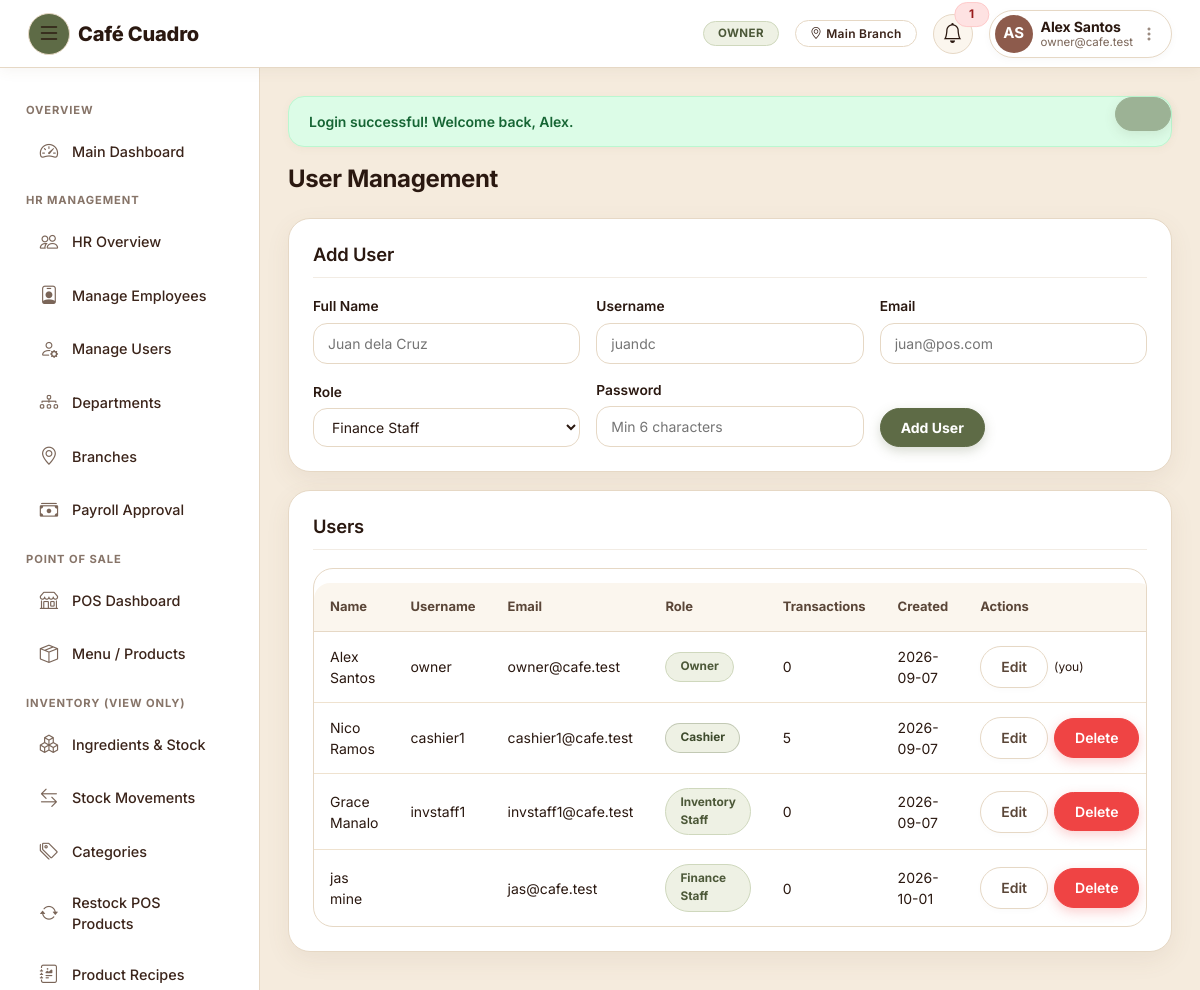
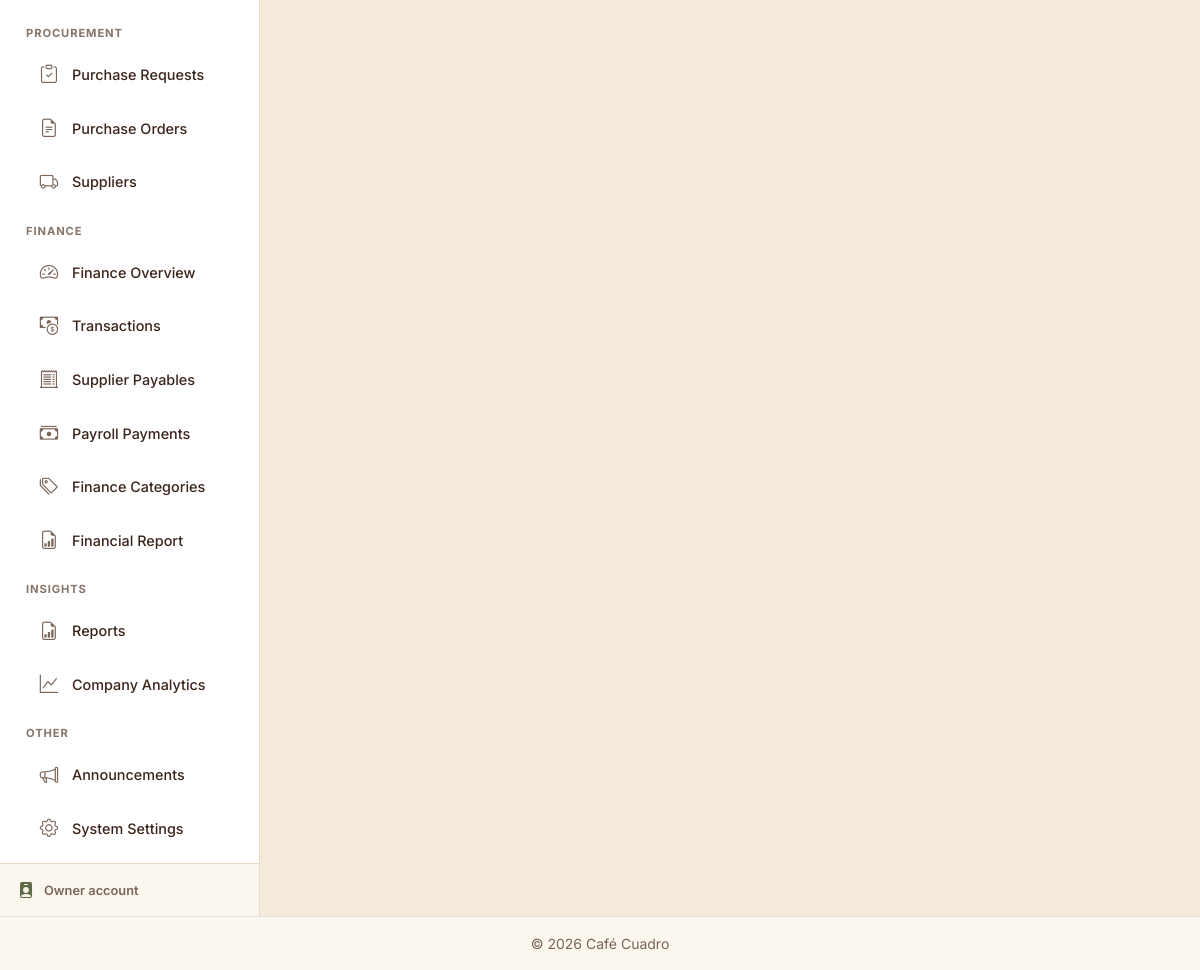
Page /pos/user_management.php (signed in) on the committed database (2 pictures, top to bottom).
### tables this page shows
CREATE TABLE `branches` (
  `branch_id` int(11) NOT NULL,
  `branch_name` varchar(100) NOT NULL,
  `address` varchar(255) DEFAULT NULL,
  `contact_number` varchar(30) DEFAULT NULL,
  `latitude` decimal(10,7) DEFAULT NULL,
  `longitude` decimal(10,7) DEFAULT NULL,
  `status` enum('ACTIVE','INACTIVE') NOT NULL DEFAULT 'ACTIVE',
  `created_at` timestamp NOT NULL DEFAULT current_timestamp()
);

CREATE TABLE `users` (
  `user_id` int(11) NOT NULL,
  `role_id` int(11) NOT NULL,
  `username` varchar(50) DEFAULT NULL,
  `email` varchar(150) NOT NULL,
  `password_hash` varchar(255) NOT NULL,
  `first_name` varchar(100) NOT NULL,
  `last_name` varchar(100) NOT NULL DEFAULT '',
  `phone` varchar(30) DEFAULT NULL,
  `status` enum('ACTIVE','INACTIVE','SUSPENDED') NOT NULL DEFAULT 'ACTIVE',
  `profile_photo` varchar(255) DEFAULT NULL,
  `last_login` datetime DEFAULT NULL,
  `reset_token` varchar(255) DEFAULT NULL,
  `token_expires_at` timestamp NULL DEFAULT NULL,
  `created_at` timestamp NOT NULL DEFAULT current_timestamp(),
  `updated_at` timestamp NOT NULL DEFAULT current_timestamp() ON UPDATE current_timestamp()
);

CREATE TABLE `roles` (
  `role_id` int(11) NOT NULL,
  `role_code` varchar(30) NOT NULL,
  `role_name` varchar(60) NOT NULL,
  `description` varchar(255) DEFAULT NULL,
  `created_at` timestamp NOT NULL DEFAULT current_timestamp()
);

### includes/auth.php (called while the page is built, shortened)
<?php
function isLoggedIn(): bool {
    return isset($_SESSION['user_id']) && isset($_SESSION['role_id']);
}
function currentRoleId() {
    return $_SESSION['role_id'] ?? null;
}
function currentRoleName(): string {
    $names = ROLE_NAMES;
    return $names[currentRoleId()] ?? 'Guest';
}
function currentBranchId() {
    if (!empty($_SESSION['branch_id'])) {
        return (int)$_SESSION['branch_id'];
    }
    return 1;
}
function currentBranchName() {
    global $pdo;
    $branchId = currentBranchId();
    if ($branchId && isset($pdo) && $pdo instanceof PDO) {
        static $cache = [];
        if (!array_key_exists($branchId, $cache)) {
            $stmt = $pdo->prepare("SELECT branch_name FROM branches WHERE branch_id = ?");
            $stmt->execute([$branchId]);
            $cache[$branchId] = $stmt->fetchColumn() ?: null;
        }
        if ($cache[$branchId] !== null) {
            return $cache[$branchId];
        }
    }
    return $_SESSION['branch_name'] ?? null;
}

### pos/app.php (called while the page is built, shortened)
<?php
require_once __DIR__ . '/../includes/auth.php';
require_once __DIR__ . '/../includes/functions.php';
function h($value) {
    return htmlspecialchars((string) $value, ENT_QUOTES, 'UTF-8');
}

### pos/user_management.php (the view, shortened to what this page needs)
<?php
require 'database.php';
require 'app.php';
$edit_user   = null;
try {
    $roleFilter = implode(',', [ROLE_CASHIER, ROLE_INVENTORY_STAFF, ROLE_FINANCE_STAFF, ROLE_OWNER]);
    $users = $conn->query("SELECT u.user_id AS id, u.username, u.email, CONCAT(u.first_name, ' ', u.last_name) AS full_name, u.role_id, r.role_name, u.created_at, COUNT(t.id) AS txn_count FROM users u JOIN roles r ON r.role_id = u.role_id LEFT JOIN transactions t ON t.user_id = u.user_id WHERE u.role_id IN ($roleFilter) GROUP BY u.user_id ORDER BY u.role_id, full_name")->fetchAll(PDO::FETCH_ASSOC);
} catch (PDOException $e) {
    $users   = [];
    $message = "<div class='alert error'>Database retrieval failure. Could not load users.</div>";
}
require_once __DIR__ . '/../includes/header.php';
?>
<link rel="stylesheet" href="<?= BASE_URL ?>assets/shared/pos-legacy.css">
<div class="mb-4">
    <h1 class="h4 fw-bold mb-1">User Management</h1>
</div>
<section class="panel">
    <h2><?= $edit_user ? 'Edit User' : 'Add User' ?></h2>
    <form method="POST" class="form-grid">
        <div>
            <label for="full_name">Full Name</label>
            <input id="full_name" name="full_name" value="<?= h($edit_user['full_name'] ?? '') ?>" required placeholder="Juan dela Cruz">
        </div>
        <div>
            <label for="username">Username</label>
            <input id="username" name="username" value="<?= h($edit_user['username'] ?? '') ?>" required placeholder="juandc">
        </div>
        <div>
            <label for="email">Email</label>
            <input id="email" name="email" type="email" value="<?= h($edit_user['email'] ?? '') ?>" required placeholder="juan@pos.com">
        </div>
        <div>
            <label for="role_id">Role</label>
            <select id="role_id" name="role_id">
                <option value="<?= ROLE_FINANCE_STAFF ?>" <?= (($edit_user['role_id'] ?? ROLE_FINANCE_STAFF) == ROLE_FINANCE_STAFF) ? 'selected' : '' ?>>Finance Staff</option>
            </select>
        </div>
        <div>
            <label for="password">Password <?= $edit_user ? '(leave blank to keep current)' : '' ?></label>
            <input id="password" name="password" type="password" placeholder="<?= $edit_user ? 'Leave blank to keep' : 'Min 6 characters' ?>" <?= $edit_user ? '' : 'required' ?> minlength="6">
        </div>
        <div style="display:flex; gap:8px; align-items:flex-end;">
            <button type="submit"><?= $edit_user ? 'Save Changes' : 'Add User' ?></button>
        </div>
    </form>
</section>
<section class="panel" style="margin-top:18px;">
    <h2>Users</h2>
    <table>
        <thead>
            <tr><th>Name</th><th>Username</th><th>Email</th><th>Role</th><th>Transactions</th><th>Created</th><th>Actions</th></tr>
        </thead>
        <tbody>
        <?php foreach ($users as $user): ?>
            <tr>
                <td><?= h($user['full_name']) ?></td>
                <td><?= h($user['username']) ?></td>
                <td><?= h($user['email']) ?></td>
                <td>
                    <span class="<?= $user['role_id'] == ROLE_CASHIER ? 'badge-role-cashier' : 'badge-role-admin' ?>">
                        <?= h($user['role_name']) ?>
                    </span>
                </td>
                <td><?= h($user['txn_count']) ?></td>
                <td><?= h(substr($user['created_at'], 0, 10)) ?></td>
                <td>
                    <div class="actions">
                        <a class="button secondary" href="<?= BASE_URL ?>pos/users?edit=<?= h($user['id']) ?>">Edit</a>
                        <?php if ($user['id'] !== (int) $_SESSION['user_id']): ?>
                            <form method="POST" onsubmit="return confirm('Delete user <?= h(addslashes($user['full_name'])) ?>? This cannot be undone.');">
                                <button class="danger" type="submit">Delete</button>
                            </form>
                        <?php else: ?>
                            <span class="muted" style="font-size:12px;">(you)</span>
                        <?php endif; ?>
                    </div>
                </td>
            </tr>
        <?php endforeach; ?>
        </tbody>
    </table>
</section>
<?php require_once __DIR__ . '/../includes/footer.php'; ?>

### includes/header.php (shortened to what this page needs)
<?php
$esc = function_exists('e') ? 'e' : 'clean';
$isOwnerTheme           = currentRoleId() == ROLE_OWNER;
$isEmployeeTheme        = currentRoleId() == ROLE_EMPLOYEE;
$isEmployeeManagerTheme = currentRoleId() == ROLE_EMPLOYEE_MANAGER;
$isHrManagerTheme       = currentRoleId() == ROLE_HR_MANAGER;
$isHrStaffTheme         = currentRoleId() == ROLE_HR_STAFF;
$isCafeTheme            = in_array(currentRoleId(), [ROLE_CASHIER, ROLE_INVENTORY_STAFF, ROLE_FINANCE_STAFF], true);
?>
<!DOCTYPE html>
<html lang="en">
<head>
<link rel="stylesheet" href="https://cdn.jsdelivr.net/npm/bootstrap@5.3.3/dist/css/bootstrap.min.css">
<link rel="stylesheet" href="https://cdn.jsdelivr.net/npm/bootstrap-icons@1.11.3/font/bootstrap-icons.css">
<link rel="stylesheet" href="<?= BASE_URL ?>assets/hrms/css/style.css?v=<?= ASSET_VER ?>">
<link rel="stylesheet" href="<?= BASE_URL ?>assets/inv/css/style.css?v=<?= ASSET_VER ?>">
<link rel="stylesheet" href="<?= BASE_URL ?>assets/shared/unified.css?v=<?= ASSET_VER ?>">
<link rel="stylesheet" href="<?= BASE_URL ?>assets/shared/responsive.css?v=<?= ASSET_VER ?>">
<link rel="stylesheet" href="<?= BASE_URL ?>assets/shared/roast-app.css?v=<?= ASSET_VER ?>">
</head>
<body class="unified-theme <?= $isOwnerTheme ? 'owner-theme' : ($isEmployeeTheme ? 'employee-theme' : ($isEmployeeManagerTheme ? 'employee-manager-theme' : ($isHrManagerTheme ? 'hr-manager-theme' : ($isHrStaffTheme ? 'hr-staff-theme' : ($isCafeTheme ? 'cafe-theme' : ''))))) ?>">
<nav class="navbar navbar-expand-lg app-navbar">
  <div class="container-fluid">
    <button class="btn btn-link sidebar-toggle-btn me-2" id="sidebarToggle" title="Toggle sidebar" aria-label="Toggle sidebar">
      <i class="bi bi-list fs-4"></i>
    </button>
    <a class="navbar-brand fw-bold d-flex align-items-center text-decoration-none" href="<?= BASE_URL ?>dashboard">
      <span class="brand-text" style="color:#2a1810 !important; -webkit-text-fill-color:#2a1810 !important; background:none !important; font-family:'Fraunces',Georgia,serif; font-weight:600; font-size:1.4rem; letter-spacing:-0.01em; display:inline-block;"><?= APP_NAME ?></span>
    </a>
    <div class="ms-auto d-flex align-items-center gap-2 gap-md-3">
      <?php if (isLoggedIn()):
        try {
            $unreadCount = function_exists('unreadNotificationCount') ? unreadNotificationCount($pdo, (int)$_SESSION['user_id']) : 0;
        } catch (Exception $ex) {
            $notifications = [];
            $unreadCount = 0;
        }
        $nameParts  = preg_split('/\s+/', trim($_SESSION['full_name'] ?? ''), 2);
        $firstName  = $nameParts[0] ?? '';
        $lastName   = $nameParts[1] ?? '';
      ?>
        <span class="badge role-pill d-none d-sm-inline-block"><?= $esc(currentRoleName()) ?></span>
        <?php if (currentBranchName()): ?>
          <span class="badge branch-pill d-none d-md-inline-block"><i class="bi bi-geo-alt me-1"></i><?= $esc(currentBranchName()) ?></span>
        <?php endif; ?>
        <div class="dropdown">
          <a class="position-relative notif-bell-btn text-decoration-none" href="#" role="button" data-bs-toggle="dropdown" title="Notifications">
            <i class="bi bi-bell fs-5"></i>
            <?php if ($unreadCount > 0): ?>
              <span class="position-absolute top-0 start-100 translate-middle badge rounded-pill bg-danger" style="font-size:.65rem;"><?= $unreadCount > 9 ? '9+' : $unreadCount ?></span>
            <?php endif; ?>
          </a>
        </div>
        <div class="dropdown">
          <a class="d-flex align-items-center text-decoration-none navbar-user-pill" href="#" role="button" data-bs-toggle="dropdown">
            <div class="user-avatar-wrap">
              <?= renderAvatar($_SESSION['profile_photo'] ?? null, $firstName, $lastName, 38) ?>
            </div>
            <div class="ms-2 text-start d-none d-md-block lh-sm pe-1">
              <div class="user-name fw-bold"><?= $esc($_SESSION['full_name'] ?? '') ?></div>
              <div class="user-sub text-muted small"><?= $esc($_SESSION['email'] ?? currentRoleName()) ?></div>
            </div>
            <i class="bi bi-three-dots-vertical ms-1 d-none d-md-inline text-muted opacity-75"></i>
          </a>
        </div>
      <?php endif; ?>
    </div>
  </div>
</nav>
<div class="app-wrapper d-flex">
<?php require_once __DIR__ . '/sidebar.php'; ?>

### assets/hrms/css/style.css (style rules this page uses)
:root { --primary: #5e6b46; --primary-dark: #2a1810; --primary-light: #7d8b62; --accent: #5e6b46; --accent-soft: #eef1e4; --bg-light: #f5ebdd; --cream: #ffffff; --ink: #2a1810; --ink-soft: #7a6558; --border-soft: #e6d8c5; --success: #16a34a; --danger: #dc2626; --warning: #d97706; --sidebar-width: 260px; --sidebar-collapsed-width: 54px; --radius-sm: 10px; --radius-md: 16px; --radius-lg: 22px; --shadow-sm: 0 1px 3px rgba(42,24,16, 0.06); --shadow-md: 0 4px 18px rgba(120,90,60, 0.10); --shadow-lg: 0 10px 34px rgba(120,90,60, 0.16); --font-brand: 'Inter', sans-serif; --font-body: 'Inter', sans-serif; }
* { scrollbar-width: thin; scrollbar-color: var(--accent-soft) transparent; }
html { scroll-behavior: smooth; }
body { background-color: var(--bg-light); font-family: var(--font-body); color: var(--ink); -webkit-font-smoothing: antialiased; }
h1, h2, h3, h4, h5, h6, .auth-card h4, .card h6.fw-bold { font-family: var(--font-brand); }
a { color: var(--primary); text-decoration-color: rgba(94,107,70, 0.35); }
.app-navbar { background: #ffffff !important; border-bottom: 1px solid var(--border-soft); position: sticky; top: 0; z-index: 1030; box-shadow: 0 2px 14px rgba(120,90,60, 0.07); min-height: 60px; }
.navbar-brand { font-family: var(--font-body); font-weight: 700; font-size: 1.15rem; letter-spacing: 0.4px; display: flex; align-items: center; }
.navbar-brand .brand-text { color: #5e6b46 !important; -webkit-text-fill-color: #5e6b46 !important; background: none !important; font-weight: 800; }
#sidebarToggle { border-radius: var(--radius-sm); transition: background 0.15s ease; }
.app-navbar .role-pill { font-weight: 600; font-size: 0.72rem; letter-spacing: 0.3px; text-transform: uppercase; color: #fff; background: transparent; border: 1px solid rgba(255,255,255,0.45); border-radius: 999px; padding: 5px 14px; }
.app-wrapper { display: flex; min-height: calc(100vh - 60px); }
.btn { border-radius: var(--radius-sm); font-weight: 500; transition: transform 0.08s ease, box-shadow 0.15s ease; }
.badge { font-weight: 500; letter-spacing: 0.01em; padding: 5px 9px; border-radius: 6px; }

### assets/inv/css/style.css (style rules this page uses)
:root { --brand-dark: #2a1810; --brand-darker: #1d100a; --brand-primary: #5e6b46; --brand-primary-light: #7d8b62; --brand-light: #f5ebdd; --brand-accent: #5e6b46; --accent-soft: #eef1e4; --cream: #fbf6ee; --ink: #2a1810; --ink-soft: #7a6558; --border-soft: #e6d8c5; --success: #16a34a; --danger: #dc2626; --warning: #d97706; --sidebar-width: 260px; --radius-sm: 10px; --radius-md: 16px; --radius-lg: 22px; --shadow-sm: 0 1px 3px rgba(42,24,16, 0.06); --shadow-md: 0 4px 18px rgba(120,90,60, 0.10); --shadow-lg: 0 10px 34px rgba(120,90,60, 0.16); --font-brand: 'Inter', sans-serif; --font-body: 'Inter', sans-serif; }
* { scrollbar-width: thin; scrollbar-color: var(--accent-soft) transparent; }
html { scroll-behavior: smooth; }
body { background-color: var(--brand-light); font-family: var(--font-body); color: var(--ink); -webkit-font-smoothing: antialiased; }
h1, h2, h3, h4, h5, h6 { font-family: var(--font-brand); }
a { color: var(--brand-primary); text-decoration-color: rgba(94,107,70, 0.35); }
.app-wrapper { display: flex; min-height: 100vh; }
#sidebarToggle { border-radius: var(--radius-sm); border-color: var(--border-soft); color: var(--brand-dark); transition: background 0.15s ease, transform 0.1s ease; }
.btn { border-radius: 50px; font-weight: 600; transition: transform 0.08s ease, box-shadow 0.15s ease; }
.badge { font-weight: 600; letter-spacing: 0.01em; padding: 6px 12px; border-radius: 50px; transition: transform 0.1s ease; }
.badge.bg-danger { background-color: #fee2e2 !important; color: #b91c1c !important; border: 1px solid #fecaca; }

### assets/shared/responsive.css (style rules this page uses)
:root { --nav-h: 60px; }
html { -webkit-text-size-adjust: 100%; }
body { overflow-x: hidden; }
.app-wrapper { min-height: calc(100vh - var(--nav-h)); min-height: calc(100dvh - var(--nav-h)); }

### rows in the picture
branches: branch_name "Main Branch"
users: full_name "Alex Santos", username "owner", email "owner@cafe.test", role.role_name "Owner", txn_count "0", created_at "2026-09-07", shows "(you)"
users: full_name "Nico Ramos", username "cashier1", email "cashier1@cafe.test", role.role_name "Cashier", txn_count "5", created_at "2026-09-07"
users: full_name "Grace Manalo", username "invstaff1", email "invstaff1@cafe.test", role.role_name "Inventory Staff", txn_count "0", created_at "2026-09-07"
users: full_name "jas mine", email "jas@cafe.test", role.role_name "Finance Staff", txn_count "0", created_at "2026-10-01"

### other values in the picture
APP_NAME "Café Cuadro"
$esc(currentRoleName()) "OWNER"
$unreadCount "1"
$initials "AS"
$esc($_SESSION['full_name'] ?? '') "Alex Santos"
$esc($_SESSION['email'] ?? currentRoleName()) "owner@cafe.test"
$sidebarFooterLabel "Owner"
$f['message'] "Login successful! Welcome back, Alex."
